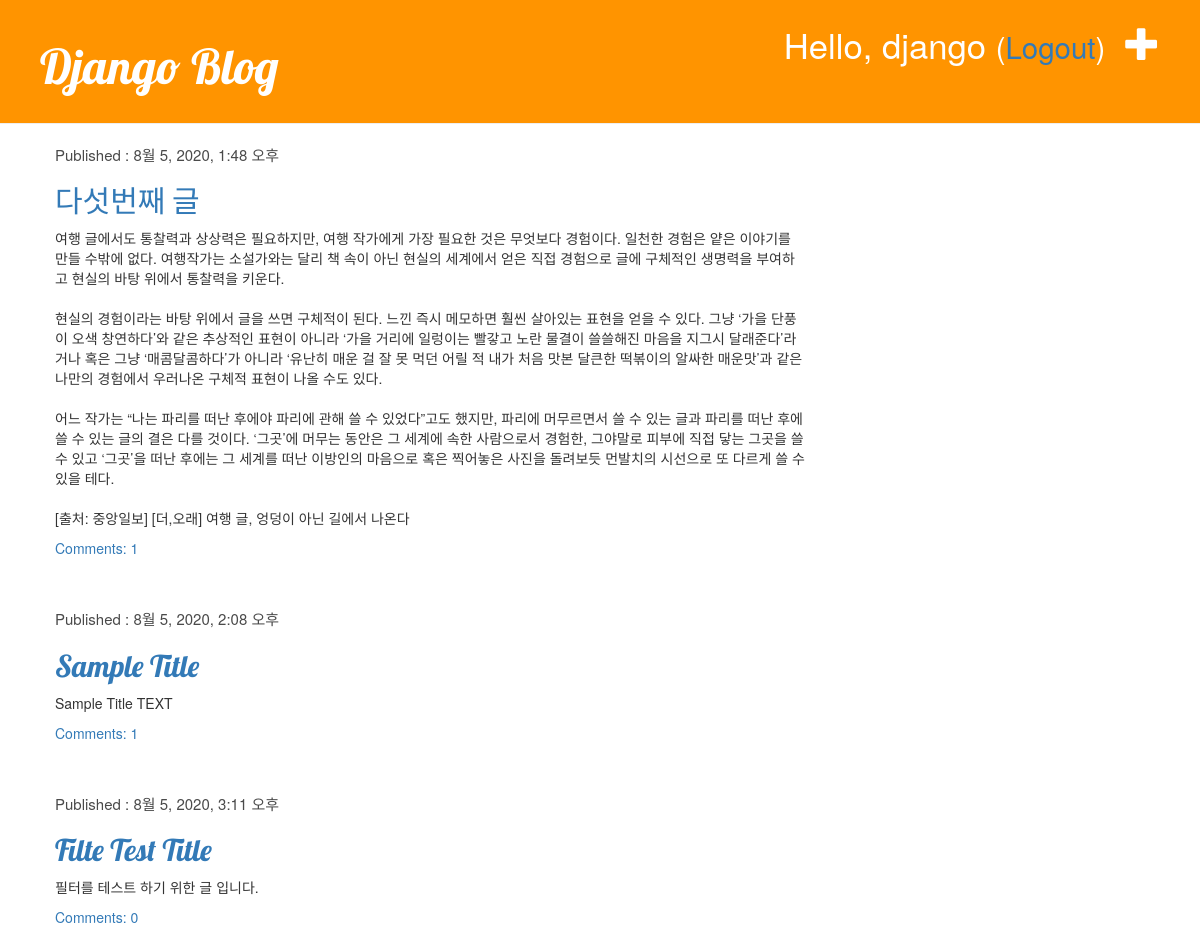
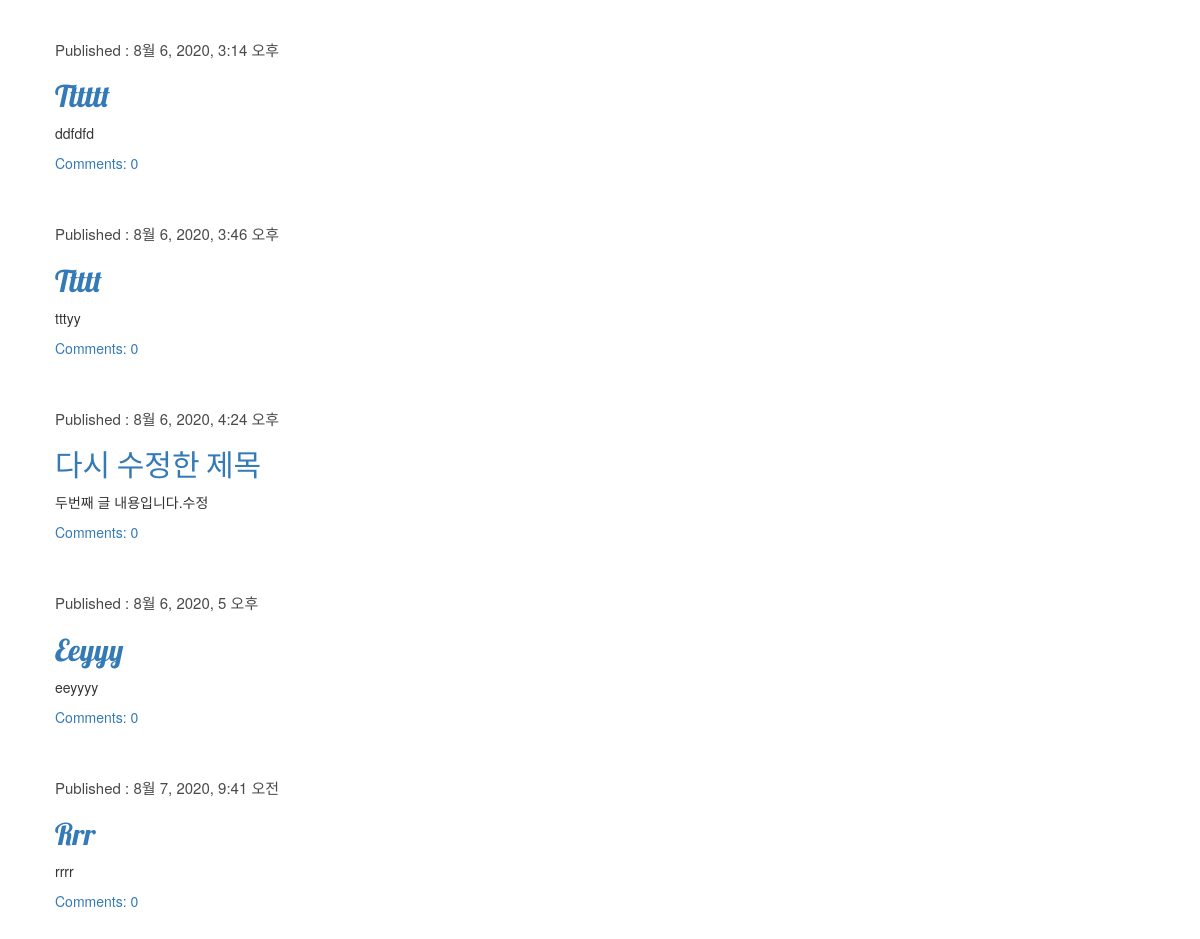
The app's page / (signed in) with its own data (2 pictures, top to bottom).
### blog/models.py (models this page shows, shortened)
class Post(models.Model):
    author = models.ForeignKey('auth.User', on_delete=models.CASCADE)
    title = models.CharField(max_length=200, validators=[min_length_3_validator])
    text = models.TextField()
    created_date = models.DateTimeField(default=timezone.now)
    published_date = models.DateTimeField(blank=True, null=True)
    def approved_comments(self):
        return self.comments.filter(approved_comment=True)

### blog/views.py (the view)
# urls.py: path('', views.post_list, name='post_list'),
def post_list(request):
    posts = Post.objects.filter(published_date__lte=timezone.now())\
        .order_by('published_date')
    return render(request, 'blog/post_list.html', {'posts': posts})

### blog/templates/blog/post_list.html
{% extends 'blog/base.html' %}
{% block content %}
    {% for post in posts %}
        <div class="post">
            <div class="date">
                <p>Published : {{ post.published_date }}</p>
            </div>
            <h2><a href="{% url 'post_detail' pk=post.pk %}">{{ post.title|title }}</a></h2>
            <p>{{ post.text|linebreaksbr }}</p>
            <a href="{% url 'post_detail' pk=post.pk %}">Comments: {{post.approved_comments.count}}</a>
        </div>
    {% empty %}
        <div>요청하신 Post 가 존재하지 않습니다.</div>
    {% endfor %}
{% endblock %}

### blog/templates/blog/base.html (shortened to what this page needs)
<!DOCTYPE html>
{% load static %}
<html lang="ko">
<head>
    <link rel="stylesheet" href="https://stackpath.bootstrapcdn.com/bootstrap/3.4.1/css/bootstrap.min.css">
    <link rel="stylesheet" href="https://stackpath.bootstrapcdn.com/bootstrap/3.4.1/css/bootstrap-theme.min.css">
    <link rel="stylesheet" href="{% static 'css/blog.css' %}">
</head>
<body>
    <div class="page-header">
        {% if user.is_authenticated %}
            <a href="{% url 'post_new' %}" class="top-menu">
                <span class="glyphicon glyphicon-plus"></span>
            </a>
            <p class="top-menu">Hello, {{user.username}}
                <small>(<a href="{% url 'logout' %}?next={{request.path}}">Logout</a>)</small>
            </p>
        {% else %}
            <a href="{% url 'login' %}" class="top-menu">
                <span class="glyphicon glyphicon-lock"></span>
            </a>
        {% endif %}
        <h1><a href="/">Django Blog</a></h1>
    </div>
    <div class="content container">
        <div class="row">
            <div class="col-md-8">
                {% block content %}
                {% endblock %}
            </div>
        </div>
    </div>
</body>
</html>

### blog/static/css/blog.css (style rules this page uses)
.page-header { background-color: #ff9400; margin-top: 0; padding: 20px 20px 20px 40px; }
.page-header h1, .page-header h1 a, .page-header h1 a:visited, .page-header h1 a:active { color: #ffffff; font-size: 36pt; text-decoration: none; }
h1,h2,h3,h4 { font-family: 'Lobster', cursive; }
.content { margin-left: 40px; }
.post { margin-bottom: 50px; }
.date { color: #4a4a4a; font-size: 15px; }
.top-menu, .top-menu:hover, top-menu:visited { color: white; font-size: 26pt; margin-right: 20px; float: right; }

### records on screen
Post: published_date "8월 5, 2020, 1:48 오후", title "다섯번째 글", text "여행 글에서도 통찰력과 상상력은 필요하지만, 여행 작가에게 가장 필요한 것은 무엇보다 경험이다. 일천한 경험은 얕은 이야기를 만들 수밖에 없다. 여행작가는 소설가와는 달리 책 속이 아닌 현실의 세계에서 얻은 직접 경험으로 글에 구체적인 생명력을 부여하고 현실의 바탕 위에서 통찰력을 키운다. 현실의 경험이라는 바탕 위에서 글을 쓰면 구체적이 된다. 느낀 즉시 메모하면 훨씬 살아있는 표현을 얻을 수 있다. 그냥 ‘가을 단풍이 오색 창연하다’와 같은 추상적인 표현이 아니라 ‘가을 거리에 일렁이는 빨갛고 노란 물결이 쓸쓸해진 마음을 지그시 달래준다’라거나 혹은 그냥 ‘매콤달콤하다’가 아니라 ‘유난히 매운 걸 잘 못 먹던 어릴 적 내가 처음 맛본 달큰한 떡볶이의 알싸한 매운맛’과 같은 나만의 경험에서 우러나온 구체적 표현이 나올 수도 있다. 어느 작가는 “나는 파리를 떠난 후에야 파리에 관해 쓸 수 있었다”고도 했지만, 파리에 머무르면서 쓸 수 있는 글과 파리를 떠난 후에 쓸 수 있는 글의 결은 다를 것이다. ‘그곳’에 머무는 동안은 그 세계에 속한 사람으로서 경험한, 그야말로 피부에 직접 닿는 그곳을 쓸 수 있고 ‘그곳’을 떠난 후에는 그 세계를 떠난 이방인의 마음으로 혹은 찍어놓은 사진을 돌려보듯 먼발치의 시선으로 또 다르게 쓸 수 있을 테다. [출처: 중앙일보] [더,오래] 여행 글, 엉덩이 아닌 길에서 나온다", approved_comments.count "1"
Post: published_date "8월 5, 2020, 2:08 오후", title "Sample Title", text "Sample Title TEXT", approved_comments.count "1"
Post: published_date "8월 5, 2020, 3:11 오후", title "Filte Test Title", text "필터를 테스트 하기 위한 글 입니다.", approved_comments.count "0"
Post: published_date "8월 6, 2020, 3:14 오후", title "Tttttt", text "ddfdfd", approved_comments.count "0"
Post: published_date "8월 6, 2020, 3:46 오후", title "Ttttt", text "tttyy", approved_comments.count "0"
Post: published_date "8월 6, 2020, 4:24 오후", title "다시 수정한 제목", text "두번째 글 내용입니다.수정", approved_comments.count "0"
Post: published_date "8월 6, 2020, 5 오후", title "Eeyyy", text "eeyyyy", approved_comments.count "0"
Post: published_date "8월 7, 2020, 9:41 오전", title "Rrr", text "rrrr", approved_comments.count "0"

### other values on screen
{{ user.username }} "django"
